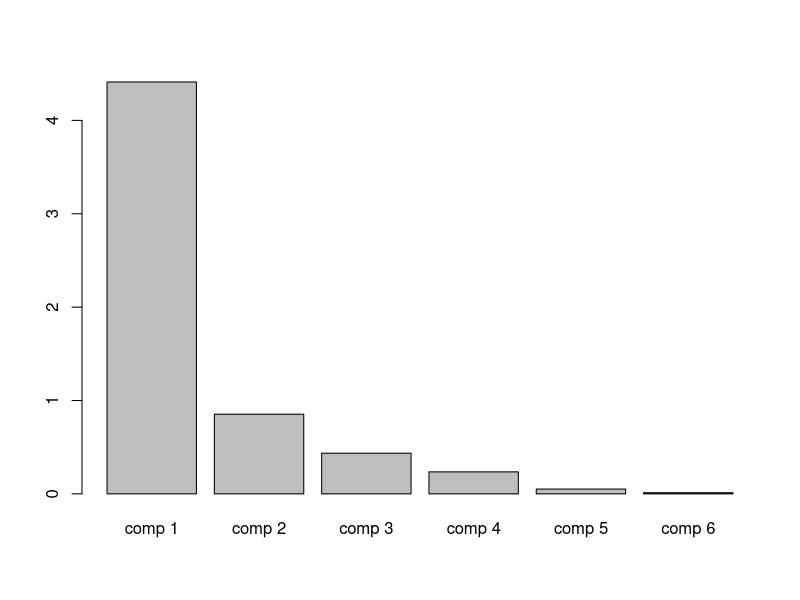
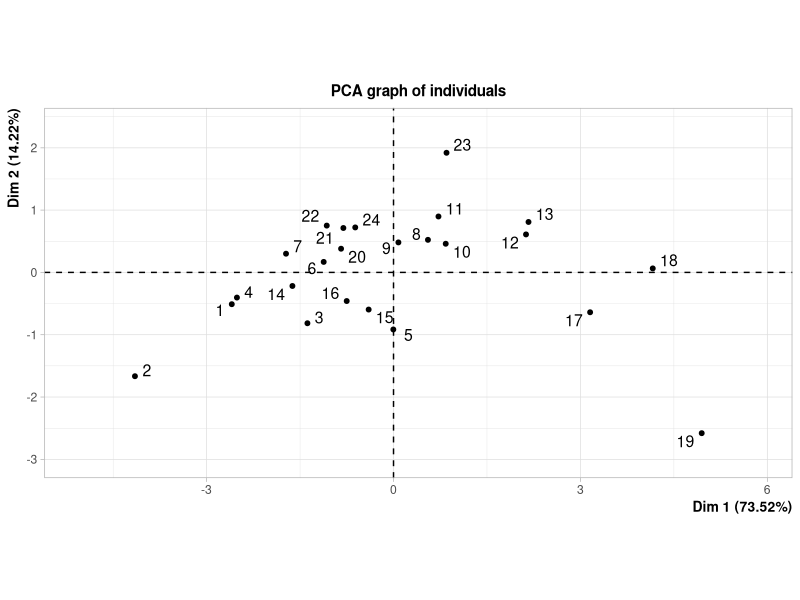
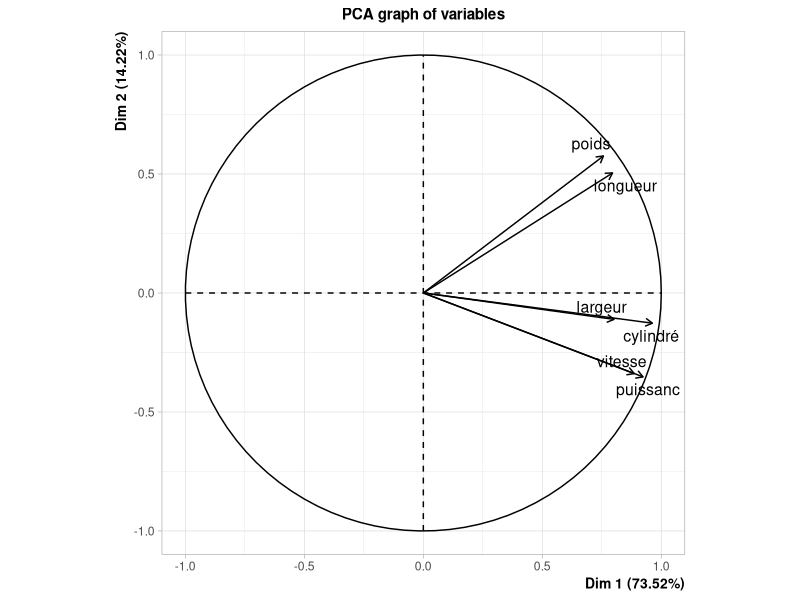

These figures' R source, in order:
#Principal Component Analysis with R using the library FacoMineR
#adding the file to the R memeory
auto<-read.table("auto2004.csv", header=TRUE, sep=",")
str(auto)
attach(auto)
library(FactoMineR)
res.pca<-PCA(auto[,3:8], scale.unit=TRUE, ncp=6, graph=F)
res.pca$eig
barplot(res.pca$eig[,1])
res.pca<-PCA(auto[,3:8], scale.unit=TRUE, ncp=2, graph=T)
res.pca$ind$coord
res.pca$ind$coord->fact
cbind(auto, fact)->auto
res.pca$var$cor
dimdesc(res.pca, axes=c(1,2))
